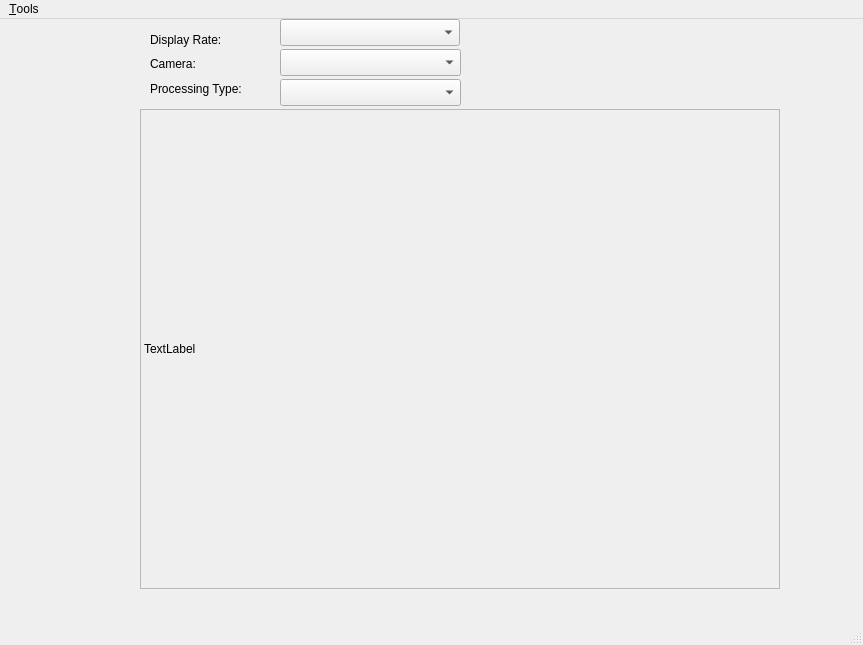
<?xml version="1.0" encoding="UTF-8"?>
<ui version="4.0">
 <class>MainWindow</class>
 <widget class="QMainWindow" name="MainWindow">
  <property name="geometry">
   <rect>
    <x>0</x>
    <y>0</y>
    <width>863</width>
    <height>645</height>
   </rect>
  </property>
  <property name="windowTitle">
   <string>Nashoba Robotics Vision</string>
  </property>
  <widget class="QWidget" name="centralwidget">
   <widget class="QLabel" name="label">
    <property name="geometry">
     <rect>
      <x>140</x>
      <y>90</y>
      <width>640</width>
      <height>480</height>
     </rect>
    </property>
    <property name="frameShape">
     <enum>QFrame::StyledPanel</enum>
    </property>
    <property name="frameShadow">
     <enum>QFrame::Sunken</enum>
    </property>
    <property name="lineWidth">
     <number>2</number>
    </property>
    <property name="text">
     <string>TextLabel</string>
    </property>
   </widget>
   <widget class="QLabel" name="labelProcessingType">
    <property name="geometry">
     <rect>
      <x>150</x>
      <y>60</y>
      <width>121</width>
      <height>20</height>
     </rect>
    </property>
    <property name="text">
     <string>Processing Type:</string>
    </property>
   </widget>
   <widget class="QComboBox" name="processingTypeComboBox">
    <property name="geometry">
     <rect>
      <x>280</x>
      <y>60</y>
      <width>181</width>
      <height>27</height>
     </rect>
    </property>
   </widget>
   <widget class="QComboBox" name="displayRateComboBox">
    <property name="geometry">
     <rect>
      <x>280</x>
      <y>0</y>
      <width>180</width>
      <height>27</height>
     </rect>
    </property>
   </widget>
   <widget class="QLabel" name="label_3">
    <property name="geometry">
     <rect>
      <x>150</x>
      <y>10</y>
      <width>121</width>
      <height>21</height>
     </rect>
    </property>
    <property name="text">
     <string>Display Rate:</string>
    </property>
   </widget>
   <widget class="QComboBox" name="cameraComboBox">
    <property name="geometry">
     <rect>
      <x>280</x>
      <y>30</y>
      <width>181</width>
      <height>27</height>
     </rect>
    </property>
   </widget>
   <widget class="QLabel" name="label_2">
    <property name="geometry">
     <rect>
      <x>150</x>
      <y>30</y>
      <width>81</width>
      <height>29</height>
     </rect>
    </property>
    <property name="text">
     <string>Camera:</string>
    </property>
   </widget>
  </widget>
  <widget class="QMenuBar" name="menubar">
   <property name="geometry">
    <rect>
     <x>0</x>
     <y>0</y>
     <width>863</width>
     <height>25</height>
    </rect>
   </property>
   <widget class="QMenu" name="menu_Tools">
    <property name="title">
     <string>&amp;Tools</string>
    </property>
    <addaction name="action_Pause"/>
    <addaction name="action_WriteImage"/>
   </widget>
   <addaction name="menu_Tools"/>
  </widget>
  <widget class="QStatusBar" name="statusbar"/>
  <action name="action_Pause">
   <property name="checkable">
    <bool>true</bool>
   </property>
   <property name="text">
    <string>&amp;Pause</string>
   </property>
   <property name="shortcut">
    <string>Ctrl+P</string>
   </property>
  </action>
  <action name="action_WriteImage">
   <property name="text">
    <string>&amp;Write Image</string>
   </property>
   <property name="shortcut">
    <string>Ctrl+W</string>
   </property>
  </action>
 </widget>
 <resources/>
 <connections/>
</ui>
